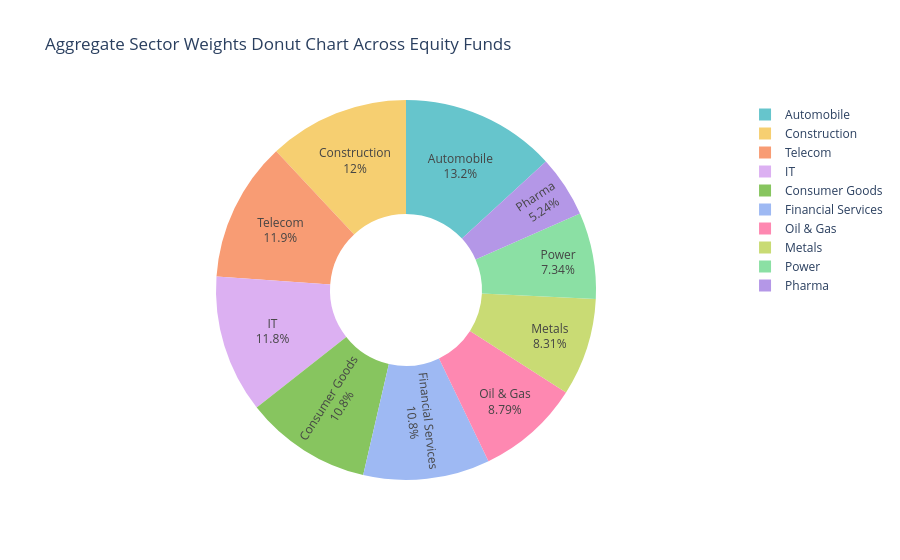

Notebook code for this chart:
### Markdown cell above
### 9. Sector Allocation Donut Chart
Aggregate weights across all portfolio holdings.

### Code cell
df_sector = df_holdings.groupby("sector")["holding_percentage"].sum().reset_index()

fig9 = px.pie(df_sector, values="holding_percentage", names="sector", hole=0.4,
             title="Aggregate Sector Weights Donut Chart Across Equity Funds",
             color_discrete_sequence=px.colors.qualitative.Pastel)
fig9.update_traces(textinfo='percent+label')
fig9.show()

### Figure 1 — Plotly figure (JSON) as saved in the notebook; plotly's stock layout.template omitted (floating-point values rounded to 4 significant figures)
{"data": [{"domain": {"x": [0.0, 1.0], "y": [0.0, 1.0]}, "hole": 0.4, "hovertemplate": "sector=%{label}<br>holding_percentage=%{value}<extra></extra>", "labels": ["Automobile", "Construction", "Consumer Goods", "Financial Services", "IT", "Metals", "Oil & Gas", "Pharma", "Power", "Telecom"], "legendgroup": "", "name": "", "showlegend": true, "textinfo": "percent+label", "type": "pie", "values": [184.4, 167.6, 150.8, 150.7, 164.5, 116.3, 123.1, 73.4, 102.8, 166.5]}], "layout": {"legend": {"tracegroupgap": 0}, "piecolorway": ["rgb(102, 197, 204)", "rgb(246, 207, 113)", "rgb(248, 156, 116)", "rgb(220, 176, 242)", "rgb(135, 197, 95)", "rgb(158, 185, 243)", "rgb(254, 136, 177)", "rgb(201, 219, 116)", "rgb(139, 224, 164)", "rgb(180, 151, 231)", "rgb(179, 179, 179)"], "title": {"text": "Aggregate Sector Weights Donut Chart Across Equity Funds"}}}
